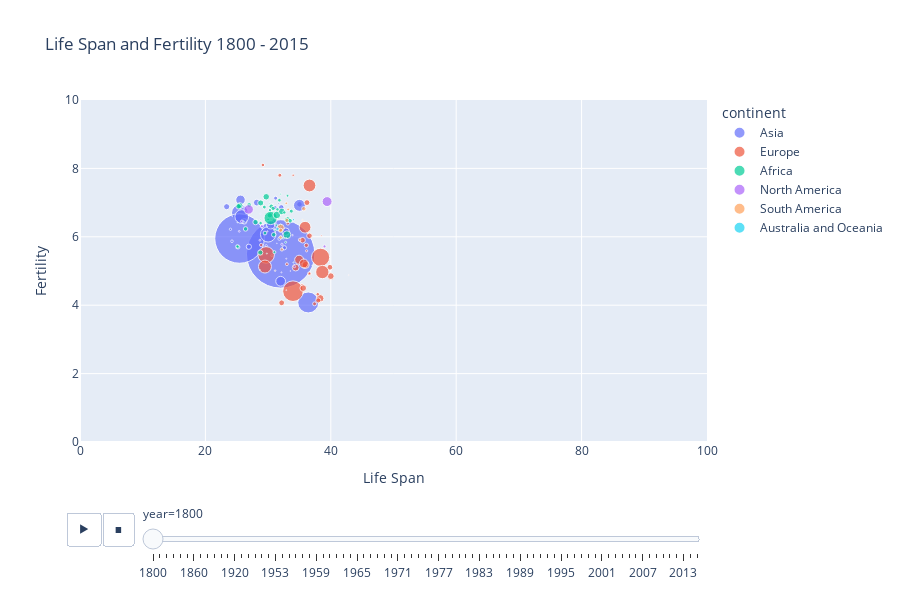

Notebook source saved alongside this figure:
### Code cell
px.scatter(
    data_frame = df,
    x = 'life_expectancy',
    y = 'fertility_rate',
    size = 'population',
    color = 'continent',
    title = 'Life Span and Fertility 1800 - 2015',
    labels = {'fertility_rate' : 'Fertility', 'life_expectancy' : 'Life Span'},
    #log_x = True,
    range_x = [0,100],
    range_y = [0, 10],
    hover_name = 'country',
    animation_frame = 'year',
    height = 600,
    size_max = 100,
    )

### Figure 1 — Plotly figure (JSON) as saved in the notebook; plotly's stock layout.template omitted (floating-point values rounded to 4 significant figures)
{"data": [{"hovertemplate": "<b>%{hovertext}</b><br><br>continent=Asia<br>year=1800<br>Life Span=%{x}<br>Fertility=%{y}<br>population=%{marker.size}<extra></extra>", "hovertext": ["Afghanistan", "Bahrain", "Bangladesh", "Bhutan", "Brunei", "Cambodia", "China", "India", "Indonesia", "Iran", "Iraq", "Israel", "Japan", "Jordan", "Kazakhstan", "Kuwait", "Lebanon", "Malaysia", "Maldives", "Mongolia", "Nepal", "Oman", "Pakistan", "Philippines", "Qatar", "Saudi Arabia", "Singapore", "Sri Lanka", "Syria", "Tajikistan", "Thailand", "Turkey", "Turkmenistan", "United Arab Emirates", "Uzbekistan", "Vietnam", "Yemen"], "legendgroup": "Asia", "marker": {"color": "#636efa", "size": [3280000, 64474, 19227358, 89989, 2128, 2090000, 321675013, 168574895, 16108545, 6269721, 1076920, 209954, 30294378, 217000, 2041282, 81280, 332000, 287000, 42378, 619000, 3881000, 318000, 13123633, 1894389, 14092, 2091000, 30000, 1213000, 1337000, 466629, 4665000, 9773456, 367215, 40153, 1919159, 6551000, 2593000], "sizemode": "area", "sizeref": 137600.0, "symbol": "circle"}, "mode": "markers", "name": "Asia", "orientation": "v", "showlegend": true, "type": "scatter", "x": [28.21, 30.3, 25.5, 28.8, 29.2, 35, 32, 25.44, 30, 25.6, 31.2, 32, 36.4, 31.7, 26.2, 26, 29.7, 30.6, 32.65, 31.8, 32.8, 32.3, 25.8, 30.9, 30.8, 32.1, 29.1, 32.6, 31.1, 24.24, 30.4, 35, 24, 30.7, 26.93, 32, 23.39], "xaxis": "x", "y": [7, 7.03, 6.7, 6.67, 7.06, 6.95, 5.5, 5.95, 6.07, 7.08, 7.13, 6, 4.08, 6.97, 6.45, 6.87, 5.74, 5.45, 5.98, 5.94, 6.15, 6.88, 6.59, 6.45, 6.97, 6.86, 5.47, 5.68, 6.85, 5.87, 6.35, 6.92, 6.22, 6.94, 5.71, 4.7, 6.88], "yaxis": "y"}, {"hovertemplate": "<b>%{hovertext}</b><br><br>continent=Europe<br>year=1800<br>Life Span=%{x}<br>Fertility=%{y}<br>population=%{marker.size}<extra></extra>", "hovertext": ["Albania", "Andorra", "Armenia", "Austria", "Azerbaijan", "Belarus", "Belgium", "Bosnia and Herzegovina", "Bulgaria", "Croatia", "Cyprus", "Czech Republic", "Denmark", "Estonia", "Finland", "France", "Georgia", "Germany", "Greece", "Hungary", "Iceland", "Ireland", "Italy", "Latvia", "Lithuania", "Luxembourg", "Malta", "Moldova", "Montenegro", "Netherlands", "Norway", "Poland", "Portugal", "Romania", "Serbia", "Slovenia", "Spain", "Sweden", "Switzerland", "Ukraine", "United Kingdom"], "legendgroup": "Europe", "marker": {"color": "#EF553B", "size": [410445, 2654, 413326, 3205587, 879960, 2355081, 3138137, 851806, 1992320, 1227886, 184392, 5516349, 1062514, 334136, 977662, 29355111, 1072178, 22886919, 2151155, 3499771, 61428, 4064749, 18822234, 590588, 778655, 127030, 134072, 712558, 126582, 2254522, 868570, 9508747, 3033454, 5464085, 2147197, 469664, 11549294, 2354189, 1826051, 11215490, 12327466], "sizemode": "area", "sizeref": 137600.0, "symbol": "circle"}, "mode": "markers", "name": "Europe", "orientation": "v", "showlegend": true, "type": "scatter", "x": [35.4, 0, 34, 34.4, 29.17, 36.2, 40, 35.1, 35.8, 36.1, 38.5, 34.95, 37.41, 36.14, 36.57, 33.97, 31.87, 38.37, 36.6, 36, 42.85, 38.3, 29.69, 33, 28.9, 36.9, 28.7, 33.15, 35.4, 39.86, 37.92, 35.9, 35.6, 35.7, 35.5, 36.6, 29.5, 32.16, 38, 36.6, 38.65], "xaxis": "x", "y": [4.6, 0, 7.8, 5.1, 8.1, 7, 4.85, 5.91, 5.16, 5.75, 6.03, 5.33, 4.04, 5.59, 4.92, 4.41, 7.8, 5.4, 6.03, 5.18, 4.88, 4.2, 5.47, 5.2, 5.76, 4.78, 5.49, 6.39, 5.9, 5.11, 4.32, 6.28, 4.5, 5.22, 5.9, 4.93, 5.13, 4.07, 4.14, 7.5, 4.97], "yaxis": "y"}, {"hovertemplate": "<b>%{hovertext}</b><br><br>continent=Africa<br>year=1800<br>Life Span=%{x}<br>Fertility=%{y}<br>population=%{marker.size}<extra></extra>", "hovertext": ["Algeria", "Angola", "Benin", "Botswana", "Burundi", "Cameroon", "Cape Verde", "Central African Republic", "Chad", "Comoros", "Djibouti", "Egypt", "Equatorial Guinea", "Eritrea", "Ethiopia", "Gabon", "Gambia", "Ghana", "Guinea", "Guinea-Bissau", "Kenya", "Lesotho", "Liberia", "Libya", "Madagascar", "Malawi", "Mali", "Mauritania", "Mauritius", "Morocco", "Mozambique", "Namibia", "Niger", "Nigeria", "Rwanda", "Sao Tome and Principe", "Senegal", "Seychelles", "Sierra Leone", "Somalia", "South Africa", "Sudan", "Tanzania", "Togo", "Tunisia", "Uganda", "Zambia", "Zimbabwe"], "legendgroup": "Africa", "marker": {"color": "#00cc96", "size": [2503218, 1567028, 636559, 121000, 899097, 1860054, 55716, 479444, 1432000, 56346, 22848, 4243515, 80377, 205010, 2948990, 158227, 103274, 2016034, 983959, 218167, 2574000, 276361, 313543, 531472, 1543133, 737000, 1403398, 382696, 62865, 2503218, 1982324, 229000, 1244861, 12100855, 928368, 22731, 1009886, 12522, 794264, 991488, 1440820, 3994154, 3019768, 445985, 862029, 2101397, 747000, 1085814], "sizemode": "area", "sizeref": 137600.0, "symbol": "circle"}, "mode": "markers", "name": "Africa", "orientation": "v", "showlegend": true, "type": "scatter", "x": [28.82, 26.98, 31, 33.6, 31.5, 28.75, 33.8, 30, 30.9, 32.1, 29.9, 33, 29.8, 30.2, 29.7, 30.6, 28.8, 28, 29.5, 32, 25.5, 32.8, 31.1, 33.1, 30.5, 30.3, 26.41, 32, 28.7, 33.1, 30.28, 32.4, 30.8, 30.4, 31.8, 31, 25.2, 37, 25.1, 29.4, 33.5, 31.4, 32.2, 31.3, 28.8, 25.3, 32.6, 33.7], "xaxis": "x", "y": [6.99, 6.93, 5.55, 6.47, 6.8, 5.54, 6.43, 6.51, 6.06, 6.01, 6.3, 6.06, 5.51, 6.96, 7.17, 6.5, 6.51, 6.43, 6.11, 7.25, 6.91, 5.84, 6.19, 7.2, 6.89, 6.78, 6.23, 6.34, 5.03, 6.5, 6.63, 5.96, 6.83, 6.55, 7.07, 6.23, 5.7, 5.16, 5.72, 6.87, 6.47, 6.64, 6.74, 6.34, 6.4, 6.89, 6.71, 6.75], "yaxis": "y"}, {"hovertemplate": "<b>%{hovertext}</b><br><br>continent=North America<br>year=1800<br>Life Span=%{x}<br>Fertility=%{y}<br>population=%{marker.size}<extra></extra>", "hovertext": ["Antigua and Barbuda", "Bahamas", "Barbados", "Belize", "Canada", "Costa Rica", "Cuba", "Dominica", "Dominican Republic", "El Salvador", "Grenada", "Guatemala", "Haiti", "Honduras", "Jamaica", "Mexico", "Nicaragua", "Panama", "Trinidad and Tobago", "United States"], "legendgroup": "North America", "marker": {"color": "#ab63fa", "size": [37000, 27350, 81729, 25526, 645526, 51987, 345043, 19950, 89000, 248000, 29409, 458965, 723000, 126118, 401000, 6181708, 219387, 78842, 60000, 6801854], "sizemode": "area", "sizeref": 137600.0, "symbol": "circle"}, "mode": "markers", "name": "North America", "orientation": "v", "showlegend": true, "type": "scatter", "x": [33.54, 35.18, 32.12, 26.5, 39, 30.21, 32.2, 0, 29.9, 28.7, 31.4, 25.8, 29, 33.9, 34.2, 26.9, 25.4, 32.9, 32.9, 39.41], "xaxis": "x", "y": [5, 5.9, 4.96, 6.69, 5.72, 6.93, 5.78, 0, 6.16, 5.9, 5.81, 6.45, 6.31, 6.05, 5.13, 6.8, 6.16, 5.36, 4.44, 7.03], "yaxis": "y"}, {"hovertemplate": "<b>%{hovertext}</b><br><br>continent=South America<br>year=1800<br>Life Span=%{x}<br>Fertility=%{y}<br>population=%{marker.size}<extra></extra>", "hovertext": ["Argentina", "Bolivia", "Brazil", "Chile", "Colombia", "Ecuador", "Guyana", "Paraguay", "Peru", "Suriname", "Uruguay", "Venezuela"], "legendgroup": "South America", "marker": {"color": "#FFA15A", "size": [534000, 1100000, 3639636, 771447, 1206000, 500000, 166034, 143000, 1314151, 80721, 55000, 718000], "sizemode": "area", "sizeref": 137600.0, "symbol": "circle"}, "mode": "markers", "name": "South America", "orientation": "v", "showlegend": true, "type": "scatter", "x": [33.2, 33, 32, 32, 32, 32.9, 31.12, 35.5, 35.7, 32.9, 32.9, 32.2], "xaxis": "x", "y": [6.8, 6.48, 6.26, 5.98, 6.19, 6.98, 5.01, 6.49, 6.82, 6.58, 5.97, 5.63], "yaxis": "y"}, {"hovertemplate": "<b>%{hovertext}</b><br><br>continent=Australia and Oceania<br>year=1800<br>Life Span=%{x}<br>Fertility=%{y}<br>population=%{marker.size}<extra></extra>", "hovertext": ["Australia", "Fiji", "Kiribati", "Marshall Islands", "Nauru", "New Zealand", "Palau", "Papua New Guinea", "Samoa", "Solomon Islands", "Tonga", "Tuvalu", "Vanuatu"], "legendgroup": "Australia and Oceania", "marker": {"color": "#19d3f3", "size": [351014, 130533, 17876, 5828, 1834, 100000, 3875, 754894, 47300, 56998, 18658, 2499, 27791], "sizemode": "area", "sizeref": 137600.0, "symbol": "circle"}, "mode": "markers", "name": "Australia and Oceania", "orientation": "v", "showlegend": true, "type": "scatter", "x": [34.05, 26.1, 24.9, 0, 0, 34.05, 0, 31.5, 25.4, 25.1, 28.2, 0, 24.3], "xaxis": "x", "y": [6.5, 6.45, 5.67, 0, 0, 5.25, 0, 6.23, 6.98, 6.42, 6.51, 0, 6.6], "yaxis": "y"}], "layout": {"height": 600, "legend": {"itemsizing": "constant", "title": {"text": "continent"}, "tracegroupgap": 0}, "sliders": [{"active": 0, "currentvalue": {"prefix": "year="}, "len": 0.9, "pad": {"b": 10, "t": 60}, "steps": [{"args": [["1800"], {"frame": {"duration": 0, "redraw": false}, "fromcurrent": true, "mode": "immediate", "transition": {"duration": 0, "easing": "linear"}}], "label": "1800", "method": "animate"}, {"args": [["1810"], {"frame": {"duration": 0, "redraw": false}, "fromcurrent": true, "mode": "immediate", "transition": {"duration": 0, "easing": "linear"}}], "label": "1810", "method": "animate"}, {"args": [["1820"], {"frame": {"duration": 0, "redraw": false}, "fromcurrent": true, "mode": "immediate", "transition": {"duration": 0, "easing": "linear"}}], "label": "1820", "method": "animate"}, {"args": [["1830"], {"frame": {"duration": 0, "redraw": false}, "fromcurrent": true, "mode": "immediate", "transition": {"duration": 0, "easing": "linear"}}], "label": "1830", "method": "animate"}, {"args": [["1840"], {"frame": {"duration": 0, "redraw": false}, "fromcurrent": true, "mode": "immediate", "transition": {"duration": 0, "easing": "linear"}}], "label": "1840", "method": "animate"}, {"args": [["1850"], {"frame": {"duration": 0, "redraw": false}, "fromcurrent": true, "mode": "immediate", "transition": {"duration": 0, "easing": "linear"}}], "label": "1850", "method": "animate"}, {"args": [["1860"], {"frame": {"duration": 0, "redraw": false}, "fromcurrent": true, "mode": "immediate", "transition": {"duration": 0, "easing": "linear"}}], "label": "1860", "method": "animate"}, {"args": [["1870"], {"frame": {"duration": 0, "redraw": false}, "fromcurrent": true, "mode": "immediate", "transition": {"duration": 0, "easing": "linear"}}], "label": "1870", "method": "animate"}, {"args": [["1880"], {"frame": {"duration": 0, "redraw": false}, "fromcurrent": true, "mode": "immediate", "transition": {"duration": 0, "easing": "linear"}}], "label": "1880", "method": "animate"}, {"args": [["1890"], {"frame": {"duration": 0, "redraw": false}, "fromcurrent": true, "mode": "immediate", "transition": {"duration": 0, "easing": "linear"}}], "label": "1890", "method": "animate"}, {"args": [["1900"], {"frame": {"duration": 0, "redraw": false}, "fromcurrent": true, "mode": "immediate", "transition": {"duration": 0, "easing": "linear"}}], "label": "1900", "method": "animate"}, {"args": [["1910"], {"frame": {"duration": 0, "redraw": false}, "fromcurrent": true, "mode": "immediate", "transition": {"duration": 0, "easing": "linear"}}], "label": "1910", "method": "animate"}, {"args": [["1920"], {"frame": {"duration": 0, "redraw": false}, "fromcurrent": true, "mode": "immediate", "transition": {"duration": 0, "easing": "linear"}}], "label": "1920", "method": "animate"}, {"args": [["1930"], {"frame": {"duration": 0, "redraw": false}, "fromcurrent": true, "mode": "immediate", "transition": {"duration": 0, "easing": "linear"}}], "label": "1930", "method": "animate"}, {"args": [["1940"], {"frame": {"duration": 0, "redraw": false}, "fromcurrent": true, "mode": "immediate", "transition": {"duration": 0, "easing": "linear"}}], "label": "1940", "method": "animate"}, {"args": [["1950"], {"frame": {"duration": 0, "redraw": false}, "fromcurrent": true, "mode": "immediate", "transition": {"duration": 0, "easing": "linear"}}], "label": "1950", "method": "animate"}, {"args": [["1951"], {"frame": {"duration": 0, "redraw": false}, "fromcurrent": true, "mode": "immediate", "transition": {"duration": 0, "easing": "linear"}}], "label": "1951", "method": "animate"}, {"args": [["1952"], {"frame": {"duration": 0, "redraw": false}, "fromcurrent": true, "mode": "immediate", "transition": {"duration": 0, "easing": "linear"}}], "label": "1952", "method": "animate"}, {"args": [["1953"], {"frame": {"duration": 0, "redraw": false}, "fromcurrent": true, "mode": "immediate", "transition": {"duration": 0, "easing": "linear"}}], "label": "1953", "method": "animate"}, {"args": [["1954"], {"frame": {"duration": 0, "redraw": false}, "fromcurrent": true, "mode": "immediate", "transition": {"duration": 0, "easing": "linear"}}], "label": "1954", "method": "animate"}, {"args": [["1955"], {"frame": {"duration": 0, "redraw": false}, "fromcurrent": true, "mode": "immediate", "transition": {"duration": 0, "easing": "linear"}}], "label": "1955", "method": "animate"}, {"args": [["1956"], {"frame": {"duration": 0, "redraw": false}, "fromcurrent": true, "mode": "immediate", "transition": {"duration": 0, "easing": "linear"}}], "label": "1956", "method": "animate"}, {"args": [["1957"], {"frame": {"duration": 0, "redraw": false}, "fromcurrent": true, "mode": "immediate", "transition": {"duration": 0, "easing": "linear"}}], "label": "1957", "method": "animate"}, {"args": [["1958"], {"frame": {"duration": 0, "redraw": false}, "fromcurrent": true, "mode": "immediate", "transition": {"duration": 0, "easing": "linear"}}], "label": "1958", "method": "animate"}, {"args": [["1959"], {"frame": {"duration": 0, "redraw": false}, "fromcurrent": true, "mode": "immediate", "transition": {"duration": 0, "easing": "linear"}}], "label": "1959", "method": "animate"}, {"args": [["1960"], {"frame": {"duration": 0, "redraw": false}, "fromcurrent": true, "mode": "immediate", "transition": {"duration": 0, "easing": "linear"}}], "label": "1960", "method": "animate"}, {"args": [["1961"], {"frame": {"duration": 0, "redraw": false}, "fromcurrent": true, "mode": "immediate", "transition": {"duration": 0, "easing": "linear"}}], "label": "1961", "method": "animate"}, {"args": [["1962"], {"frame": {"duration": 0, "redraw": false}, "fromcurrent": true, "mode": "immediate", "transition": {"duration": 0, "easing": "linear"}}], "label": "1962", "method": "animate"}, {"args": [["1963"], {"frame": {"duration": 0, "redraw": false}, "fromcurrent": true, "mode": "immediate", "transition": {"duration": 0, "easing": "linear"}}], "label": "1963", "method": "animate"}, {"args": [["1964"], {"frame": {"duration": 0, "redraw": false}, "fromcurrent": true, "mode": "immediate", "transition": {"duration": 0, "easing": "linear"}}], "label": "1964", "method": "animate"}, {"args": [["1965"], {"frame": {"duration": 0, "redraw": false}, "fromcurrent": true, "mode": "immediate", "transition": {"duration": 0, "easing": "linear"}}], "label": "1965", "method": "animate"}, {"args": [["1966"], {"frame": {"duration": 0, "redraw": false}, "fromcurrent": true, "mode": "immediate", "transition": {"duration": 0, "easing": "linear"}}], "label": "1966", "method": "animate"}, {"args": [["1967"], {"frame": {"duration": 0, "redraw": false}, "fromcurrent": true, "mode": "immediate", "transition": {"duration": 0, "easing": "linear"}}], "label": "1967", "method": "animate"}, {"args": [["1968"], {"frame": {"duration": 0, "redraw": false}, "fromcurrent": true, "mode": "immediate", "transition": {"duration": 0, "easing": "linear"}}], "label": "1968", "method": "animate"}, {"args": [["1969"], {"frame": {"duration": 0, "redraw": false}, "fromcurrent": true, "mode": "immediate", "transition": {"duration": 0, "easing": "linear"}}], "label": "1969", "method": "animate"}, {"args": [["1970"], {"frame": {"duration": 0, "redraw": false}, "fromcurrent": true, "mode": "immediate", "transition": {"duration": 0, "easing": "linear"}}], "label": "1970", "method": "animate"}, {"args": [["1971"], {"frame": {"duration": 0, "redraw": false}, "fromcurrent": true, "mode": "immediate", "transition": {"duration": 0, "easing": "linear"}}], "label": "1971", "method": "animate"}, {"args": [["1972"], {"frame": {"duration": 0, "redraw": false}, "fromcurrent": true, "mode": "immediate", "transition": {"duration": 0, "easing": "linear"}}], "label": "1972", "method": "animate"}, {"args": [["1973"], {"frame": {"duration": 0, "redraw": false}, "fromcurrent": true, "mode": "immediate", "transition": {"duration": 0, "easing": "linear"}}], "label": "1973", "method": "animate"}, {"args": [["1974"], {"frame": {"duration": 0, "redraw": false}, "fromcurrent": true, "mode": "immediate", "transition": {"duration": 0, "easing": "linear"}}], "label": "1974", "method": "animate"}, {"args": [["1975"], {"frame": {"duration": 0, "redraw": false}, "fromcurrent": true, "mode": "immediate", "transition": {"duration": 0, "easing": "linear"}}], "label": "1975", "method": "animate"}, {"args": [["1976"], {"frame": {"duration": 0, "redraw": false}, "fromcurrent": true, "mode": "immediate", "transition": {"duration": 0, "easing": "linear"}}], "label": "1976", "method": "animate"}, {"args": [["1977"], {"frame": {"duration": 0, "redraw": false}, "fromcurrent": true, "mode": "immediate", "transition": {"duration": 0, "easing": "linear"}}], "label": "1977", "method": "animate"}, {"args": [["1978"], {"frame": {"duration": 0, "redraw": false}, "fromcurrent": true, "mode": "immediate", "transition": {"duration": 0, "easing": "linear"}}], "label": "1978", "method": "animate"}, {"args": [["1979"], {"frame": {"duration": 0, "redraw": false}, "fromcurrent": true, "mode": "immediate", "transition": {"duration": 0, "easing": "linear"}}], "label": "1979", "method": "animate"}, {"args": [["1980"], {"frame": {"duration": 0, "redraw": false}, "fromcurrent": true, "mode": "immediate", "transition": {"duration": 0, "easing": "linear"}}], "label": "1980", "method": "animate"}, {"args": [["1981"], {"frame": {"duration": 0, "redraw": false}, "fromcurrent": true, "mode": "immediate", "transition": {"duration": 0, "easing": "linear"}}], "label": "1981", "method": "animate"}, {"args": [["1982"], {"frame": {"duration": 0, "redraw": false}, "fromcurrent": true, "mode": "immediate", "transition": {"duration": 0, "easing": "linear"}}], "label": "1982", "method": "animate"}, {"args": [["1983"], {"frame": {"duration": 0, "redraw": false}, "fromcurrent": true, "mode": "immediate", "transition": {"duration": 0, "easing": "linear"}}], "label": "1983", "method": "animate"}, {"args": [["1984"], {"frame": {"duration": 0, "redraw": false}, "fromcurrent": true, "mode": "immediate", "transition": {"duration": 0, "easing": "linear"}}], "label": "1984", "method": "animate"}, {"args": [["1985"], {"frame": {"duration": 0, "redraw": false}, "fromcurrent": true, "mode": "immediate", "transition": {"duration": 0, "easing": "linear"}}], "label": "1985", "method": "animate"}, {"args": [["1986"], {"frame": {"duration": 0, "redraw": false}, "fromcurrent": true, "mode": "immediate", "transition": {"duration": 0, "easing": "linear"}}], "label": "1986", "method": "animate"}, {"args": [["1987"], {"frame": {"duration": 0, "redraw": false}, "fromcurrent": true, "mode": "immediate", "transition": {"duration": 0, "easing": "linear"}}], "label": "1987", "method": "animate"}, {"args": [["1988"], {"frame": {"duration": 0, "redraw": false}, "fromcurrent": true, "mode": "immediate", "transition": {"duration": 0, "easing": "linear"}}], "label": "1988", "method": "animate"}, {"args": [["1989"], {"frame": {"duration": 0, "redraw": false}, "fromcurrent": true, "mode": "immediate", "transition": {"duration": 0, "easing": "linear"}}], "label": "1989", "method": "animate"}, {"args": [["1990"], {"frame": {"duration": 0, "redraw": false}, "fromcurrent": true, "mode": "immediate", "transition": {"duration": 0, "easing": "linear"}}], "label": "1990", "method": "animate"}, {"args": [["1991"], {"frame": {"duration": 0, "redraw": false}, "fromcurrent": true, "mode": "immediate", "transition": {"duration": 0, "easing": "linear"}}], "label": "1991", "method": "animate"}, {"args": [["1992"], {"frame": {"duration": 0, "redraw": false}, "fromcurrent": true, "mode": "immediate", "transition": {"duration": 0, "easing": "linear"}}], "label": "1992", "method": "animate"}, {"args": [["1993"], {"frame": {"duration": 0, "redraw": false}, "fromcurrent": true, "mode": "immediate", "transition": {"duration": 0, "easing": "linear"}}], "label": "1993", "method": "animate"}, {"args": [["1994"], {"frame": {"duration": 0, "redraw": false}, "fromcurrent": true, "mode": "immediate", "transition": {"duration": 0, "easing": "linear"}}], "label": "1994", "method": "animate"}, {"args": [["1995"], {"frame": {"duration": 0, "redraw": false}, "fromcurrent": true, "mode": "immediate", "transition": {"duration": 0, "easing": "linear"}}], "label": "1995", "method": "animate"}, {"args": [["1996"], {"frame": {"duration": 0, "redraw": false}, "fromcurrent": true, "mode": "immediate", "transition": {"duration": 0, "easing": "linear"}}], "label": "1996", "method": "animate"}, {"args": [["1997"], {"frame": {"duration": 0, "redraw": false}, "fromcurrent": true, "mode": "immediate", "transition": {"duration": 0, "easing": "linear"}}], "label": "1997", "method": "animate"}, {"args": [["1998"], {"frame": {"duration": 0, "redraw": false}, "fromcurrent": true, "mode": "immediate", "transition": {"duration": 0, "easing": "linear"}}], "label": "1998", "method": "animate"}, {"args": [["1999"], {"frame": {"duration": 0, "redraw": false}, "fromcurrent": true, "mode": "immediate", "transition": {"duration": 0, "easing": "linear"}}], "label": "1999", "method": "animate"}, {"args": [["2000"], {"frame": {"duration": 0, "redraw": false}, "fromcurrent": true, "mode": "immediate", "transition": {"duration": 0, "easing": "linear"}}], "label": "2000", "method": "animate"}, {"args": [["2001"], {"frame": {"duration": 0, "redraw": false}, "fromcurrent": true, "mode": "immediate", "transition": {"duration": 0, "easing": "linear"}}], "label": "2001", "method": "animate"}, {"args": [["2002"], {"frame": {"duration": 0, "redraw": false}, "fromcurrent": true, "mode": "immediate", "transition": {"duration": 0, "easing": "linear"}}], "label": "2002", "method": "animate"}, {"args": [["2003"], {"frame": {"duration": 0, "redraw": false}, "fromcurrent": true, "mode": "immediate", "transition": {"duration": 0, "easing": "linear"}}], "label": "2003", "method": "animate"}, {"args": [["2004"], {"frame": {"duration": 0, "redraw": false}, "fromcurrent": true, "mode": "immediate", "transition": {"duration": 0, "easing": "linear"}}], "label": "2004", "method": "animate"}, {"args": [["2005"], {"frame": {"duration": 0, "redraw": false}, "fromcurrent": true, "mode": "immediate", "transition": {"duration": 0, "easing": "linear"}}], "label": "2005", "method": "animate"}, {"args": [["2006"], {"frame": {"duration": 0, "redraw": false}, "fromcurrent": true, "mode": "immediate", "transition": {"duration": 0, "easing": "linear"}}], "label": "2006", "method": "animate"}, {"args": [["2007"], {"frame": {"duration": 0, "redraw": false}, "fromcurrent": true, "mode": "immediate", "transition": {"duration": 0, "easing": "linear"}}], "label": "2007", "method": "animate"}, {"args": [["2008"], {"frame": {"duration": 0, "redraw": false}, "fromcurrent": true, "mode": "immediate", "transition": {"duration": 0, "easing": "linear"}}], "label": "2008", "method": "animate"}, {"args": [["2009"], {"frame": {"duration": 0, "redraw": false}, "fromcurrent": true, "mode": "immediate", "transition": {"duration": 0, "easing": "linear"}}], "label": "2009", "method": "animate"}, {"args": [["2010"], {"frame": {"duration": 0, "redraw": false}, "fromcurrent": true, "mode": "immediate", "transition": {"duration": 0, "easing": "linear"}}], "label": "2010", "method": "animate"}, {"args": [["2011"], {"frame": {"duration": 0, "redraw": false}, "fromcurrent": true, "mode": "immediate", "transition": {"duration": 0, "easing": "linear"}}], "label": "2011", "method": "animate"}, {"args": [["2012"], {"frame": {"duration": 0, "redraw": false}, "fromcurrent": true, "mode": "immediate", "transition": {"duration": 0, "easing": "linear"}}], "label": "2012", "method": "animate"}, {"args": [["2013"], {"frame": {"duration": 0, "redraw": false}, "fromcurrent": true, "mode": "immediate", "transition": {"duration": 0, "easing": "linear"}}], "label": "2013", "method": "animate"}, {"args": [["2014"], {"frame": {"duration": 0, "redraw": false}, "fromcurrent": true, "mode": "immediate", "transition": {"duration": 0, "easing": "linear"}}], "label": "2014", "method": "animate"}, {"args": [["2015"], {"frame": {"duration": 0, "redraw": false}, "fromcurrent": true, "mode": "immediate", "transition": {"duration": 0, "easing": "linear"}}], "label": "2015", "method": "animate"}], "x": 0.1, "xanchor": "left", "y": 0, "yanchor": "top"}], "title": {"text": "Life Span and Fertility 1800 - 2015"}, "updatemenus": [{"buttons": [{"args": [null, {"frame": {"duration": 500, "redraw": false}, "fromcurrent": true, "mode": "immediate", "transition": {"duration": 500, "easing": "linear"}}], "label": "&#9654;", "method": "animate"}, {"args": [[null], {"frame": {"duration": 0, "redraw": false}, "fromcurrent": true, "mode": "immediate", "transition": {"duration": 0, "easing": "linear"}}], "label": "&#9724;", "method": "animate"}], "direction": "left", "pad": {"r": 10, "t": 70}, "showactive": false, "type": "buttons", "x": 0.1, "xanchor": "right", "y": 0, "yanchor": "top"}], "xaxis": {"anchor": "y", "domain": [0, 1], "range": [0, 100], "title": {"text": "Life Span"}}, "yaxis": {"anchor": "x", "domain": [0, 1], "range": [0, 10], "title": {"text": "Fertility"}}}}
